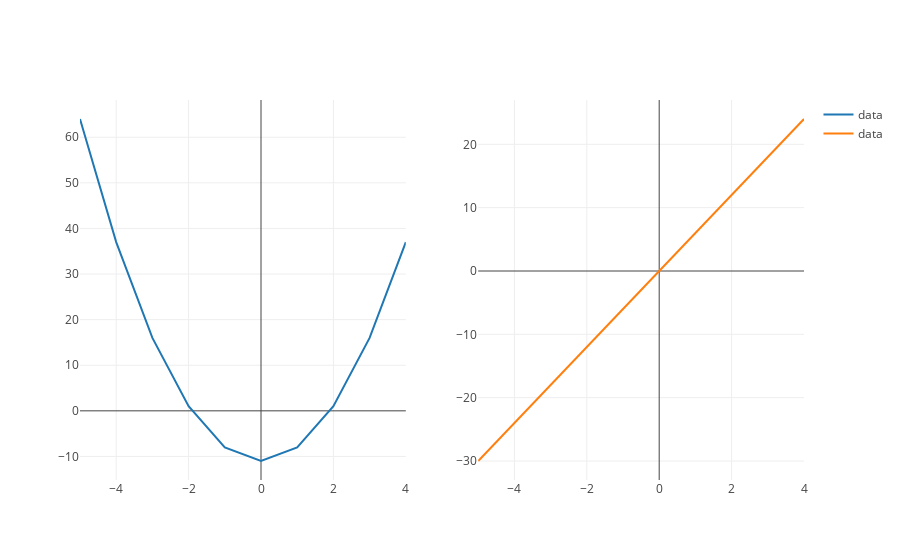

The code cell stored with this chart in its notebook:
### Code cell
from graph import plot_figure
side_by_side_three_x_squared_minus_eleven = side_by_side_derivative_rules(three_x_squared_minus_eleven, list(range(-5, 5)))
if side_by_side_three_x_squared_minus_eleven:
    plot_figure(side_by_side_three_x_squared_minus_eleven)

### Figure 1 — Plotly figure (JSON) as saved in the notebook; plotly's stock layout.template omitted (floating-point values rounded to 4 significant figures)
{"data": [{"mode": "lines", "name": "data", "text": [], "type": "scatter", "uid": "6663d51e-daf8-11e8-b289-34159e1c7ef8", "x": [-5, -4, -3, -2, -1, 0, 1, 2, 3, 4], "xaxis": "x", "y": [64, 37, 16, 1, -8, -11, -8, 1, 16, 37], "yaxis": "y"}, {"mode": "lines", "name": "data", "text": [], "type": "scatter", "uid": "66650c06-daf8-11e8-b878-34159e1c7ef8", "x": [-5, -4, -3, -2, -1, 0, 1, 2, 3, 4], "xaxis": "x2", "y": [-30, -24, -18, -12, -6, 0, 6, 12, 18, 24], "yaxis": "y2"}], "layout": {"xaxis": {"anchor": "y", "domain": [0, 0.45]}, "xaxis2": {"anchor": "y2", "domain": [0.55, 1]}, "yaxis": {"anchor": "x", "domain": [0, 1]}, "yaxis2": {"anchor": "x2", "domain": [0, 1]}}}
